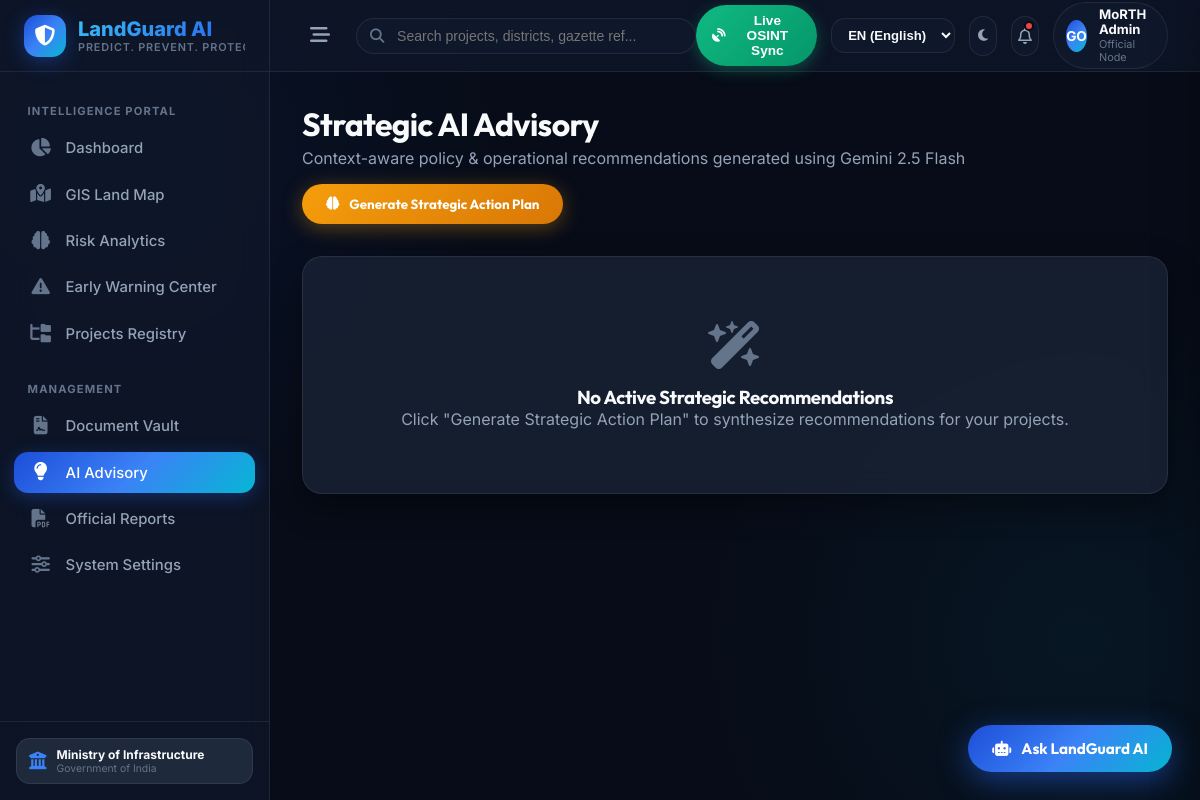
The page /recommendations/ on the database as committed earlier.
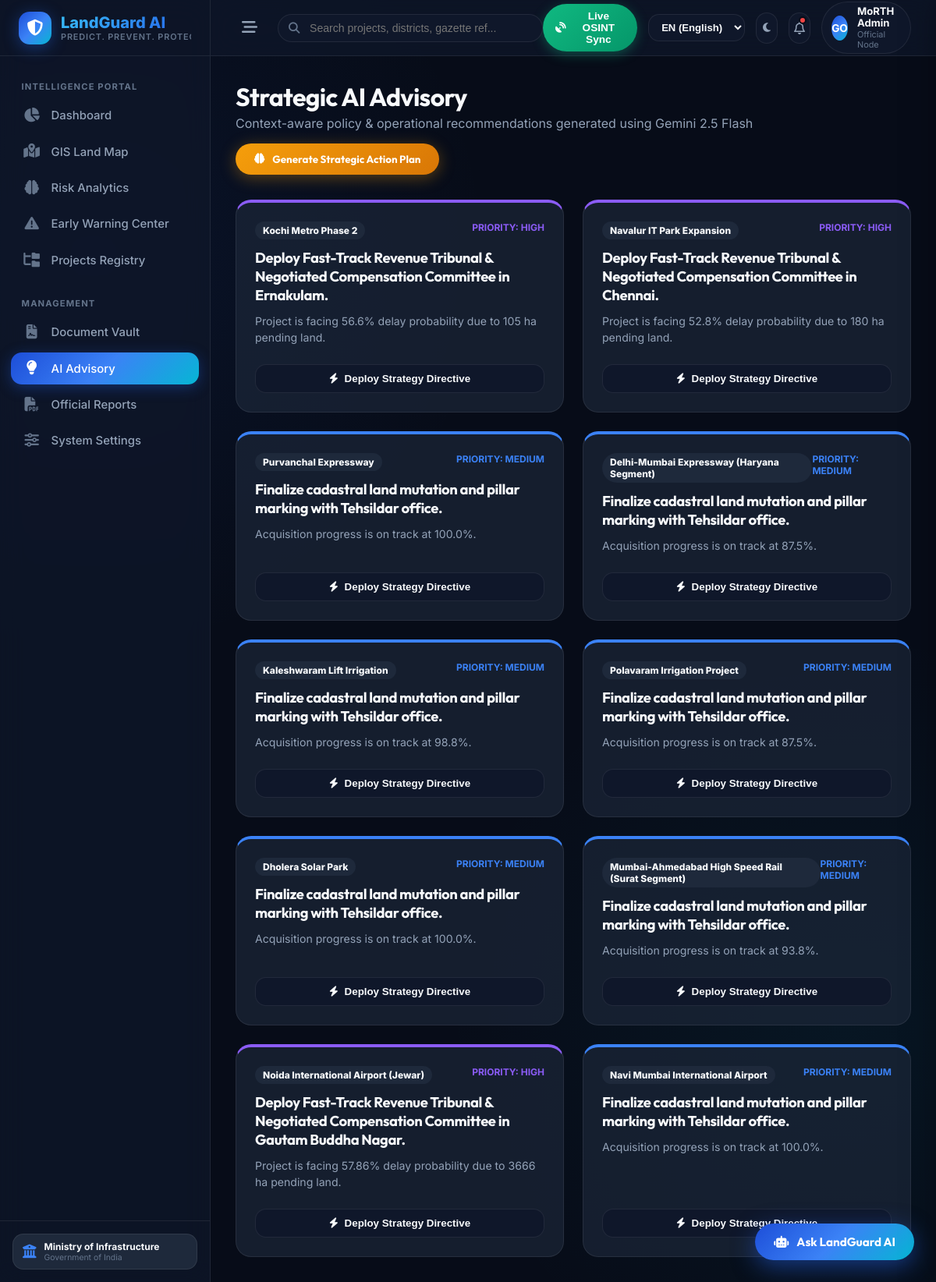
The same page on the database as committed later.
### recommendations/models.py (models this page shows, shortened)
class Recommendation(models.Model):
    PRIORITY_CHOICES = (
        ('LOW', 'Low'),
        ('MEDIUM', 'Medium'),
        ('HIGH', 'High'),
    )
    project = models.ForeignKey(Project, on_delete=models.CASCADE, related_name='recommendations')
    recommendation = models.TextField()
    priority = models.CharField(max_length=20, choices=PRIORITY_CHOICES, default='MEDIUM')
    reason = models.TextField()
    created_at = models.DateTimeField(auto_now_add=True)

### dashboard/models.py (models this page shows, shortened)
class Project(models.Model):
    PROJECT_STATUS_CHOICES = (
        ('Planning', 'Planning'),
        ('Active', 'Active'),
        ('Delayed', 'Delayed'),
        ('Completed', 'Completed'),
    )
    project_id = models.CharField(max_length=100, unique=True)
    project_name = models.CharField(max_length=255)
    project_type = models.CharField(max_length=100)
    state = models.CharField(max_length=100)
    district = models.CharField(max_length=100)
    latitude = models.DecimalField(max_digits=9, decimal_places=6, null=True, blank=True)
    longitude = models.DecimalField(max_digits=9, decimal_places=6, null=True, blank=True)
    total_land_area = models.DecimalField(max_digits=12, decimal_places=2, help_text="In Hectares")
    acquired_land_area = models.DecimalField(max_digits=12, decimal_places=2, default=0.0)
    pending_land_area = models.DecimalField(max_digits=12, decimal_places=2, default=0.0)
    compensation_status = models.CharField(max_length=50, default='Pending')
    legal_dispute_status = models.CharField(max_length=50, default='No Disputes')
    approval_status = models.CharField(max_length=50, default='Pending')
    possession_status = models.CharField(max_length=50, default='Pending')
    rehabilitation_status = models.CharField(max_length=50, default='Not Required')
    project_status = models.CharField(max_length=50, choices=PROJECT_STATUS_CHOICES, default='Planning')
    expected_completion_date = models.DateField(null=True, blank=True)
    created_at = models.DateTimeField(auto_now_add=True)
    updated_at = models.DateTimeField(auto_now=True)

### dashboard/views.py (the view)
# urls.py: path('recommendations/', views.recommendations_view, name='recommendations'),
def recommendations_view(request):
    recommendations = Recommendation.objects.select_related('project', 'project__prediction').all().order_by('-created_at')
    return render(request, 'dashboard/recommendations.html', {'recommendations': recommendations})

### templates/dashboard/recommendations.html (shortened to what this page needs)
{% extends 'base.html' %}
{% block content %}
<div class="rec-header">
    <div>
        <h1 style="font-size: 2rem; color: var(--text-primary); margin-bottom: 4px;">Strategic AI Advisory</h1>
        <p style="color: var(--text-secondary); margin: 0;">Context-aware policy & operational recommendations generated using Gemini 2.5 Flash</p>
    </div>
    <button class="btn-generate-ai" id="btnGenAi" onclick="generateAIStrategy()">
        <i class="fa-solid fa-brain"></i> Generate Strategic Action Plan
    </button>
</div>
<div class="rec-grid" id="recGrid">
    {% for rec in recommendations %}
    <div class="rec-card {% if rec.priority == 'HIGH' %}theme-purple{% elif rec.priority == 'MEDIUM' %}theme-blue{% else %}theme-green{% endif %}">
        <div>
            <div style="display: flex; justify-content: space-between; align-items: flex-start; margin-bottom: 12px;">
                <span style="font-size: 0.75rem; font-weight: 800; padding: 4px 10px; border-radius: var(--radius-full); background: var(--bg-surface-2); color: var(--text-primary);">
                    {{ rec.project.project_name }}
                </span>
                <span style="font-size: 0.75rem; font-weight: 700; color: {% if rec.priority == 'HIGH' %}#8b5cf6{% else %}#3b82f6{% endif %};">
                    PRIORITY: {{ rec.priority }}
                </span>
            </div>
            <h3 style="font-size: 1.15rem; color: var(--text-primary); margin-bottom: 10px; line-height: 1.3;">{{ rec.recommendation }}</h3>
            <p style="color: var(--text-secondary); font-size: 0.88rem; line-height: 1.5; margin-bottom: 1.5rem;">{{ rec.reason }}</p>
        </div>
        <button style="width: 100%; background: var(--bg-surface-1); border: 1px solid var(--glass-border); color: var(--text-primary); padding: 10px; border-radius: var(--radius-md); font-weight: 600; cursor: pointer; display: flex; align-items: center; justify-content: center; gap: 8px;">
            <i class="fa-solid fa-bolt"></i> Deploy Strategy Directive
        </button>
    </div>
    {% empty %}
    <div class="lg-card" style="grid-column: 1 / -1; text-align: center; padding: 4rem;">
        <i class="fa-solid fa-wand-magic-sparkles" style="font-size: 3rem; color: var(--text-muted); margin-bottom: 1rem;"></i>
        <h3 style="color: var(--text-primary);">No Active Strategic Recommendations</h3>
        <p style="color: var(--text-secondary);">Click "Generate Strategic Action Plan" to synthesize recommendations for your projects.</p>
    </div>
    {% endfor %}
</div>
{% endblock %}

### templates/base.html (shortened to what this page needs)
<!DOCTYPE html>
<html lang="en" data-theme="dark">
<head>
    <link rel="stylesheet" href="https://cdnjs.cloudflare.com/ajax/libs/font-awesome/6.5.1/css/all.min.css">
</head>
<body>
    <div class="app-layout">
        <aside class="app-sidebar" id="sidebar">
            <div class="sidebar-brand">
                <div class="brand-logo-icon">
                    <i class="fa-solid fa-shield-halved"></i>
                </div>
                <div class="brand-text-wrapper">
                    <span class="brand-title">LandGuard AI</span>
                    <span class="brand-tagline" data-i18n="tagline">Predict. Prevent. Protect.</span>
                </div>
            </div>
            <ul class="sidebar-menu">
                <li class="menu-label" data-i18n="intelligencePortal">Intelligence Portal</li>
                <li>
                    <a href="{% url 'dashboard:index' %}" class="nav-link {% if request.resolver_match.url_name == 'index' %}active{% endif %}">
                        <i class="fa-solid fa-chart-pie"></i>
                        <span data-i18n="dashboard">Dashboard</span>
                    </a>
                </li>
                <li>
                    <a href="{% url 'dashboard:map' %}" class="nav-link {% if request.resolver_match.url_name == 'map' %}active{% endif %}">
                        <i class="fa-solid fa-map-location-dot"></i>
                        <span data-i18n="gisMap">GIS Land Map</span>
                    </a>
                </li>
                <li>
                    <a href="{% url 'dashboard:prediction' %}" class="nav-link {% if request.resolver_match.url_name == 'prediction' %}active{% endif %}">
                        <i class="fa-solid fa-brain"></i>
                        <span data-i18n="riskAnalytics">Risk Analytics</span>
                    </a>
                </li>
                <li>
                    <a href="{% url 'dashboard:alerts' %}" class="nav-link {% if request.resolver_match.url_name == 'alerts' %}active{% endif %}">
                        <i class="fa-solid fa-triangle-exclamation"></i>
                        <span data-i18n="earlyWarning">Early Warning Center</span>
                    </a>
                </li>
                <li>
                    <a href="{% url 'dashboard:projects' %}" class="nav-link {% if request.resolver_match.url_name == 'projects' %}active{% endif %}">
                        <i class="fa-solid fa-folder-tree"></i>
                        <span data-i18n="projectsRegistry">Projects Registry</span>
                    </a>
                </li>
                <li class="menu-label" style="margin-top: 10px;" data-i18n="management">Management</li>
                <li>
                    <a href="{% url 'dashboard:documents' %}" class="nav-link {% if request.resolver_match.url_name == 'documents' %}active{% endif %}">
                        <i class="fa-solid fa-file-contract"></i>
                        <span data-i18n="documentVault">Document Vault</span>
                    </a>
                </li>
                <li>
                    <a href="{% url 'dashboard:recommendations' %}" class="nav-link {% if request.resolver_match.url_name == 'recommendations' %}active{% endif %}">
                        <i class="fa-solid fa-lightbulb"></i>
                        <span data-i18n="aiAdvisory">AI Advisory</span>
                    </a>
                </li>
                <li>
                    <a href="{% url 'dashboard:reports' %}" class="nav-link {% if request.resolver_match.url_name == 'reports' %}active{% endif %}">
                        <i class="fa-solid fa-file-pdf"></i>
                        <span data-i18n="officialReports">Official Reports</span>
                    </a>
                </li>
                <li>
                    <a href="{% url 'dashboard:settings' %}" class="nav-link {% if request.resolver_match.url_name == 'settings' %}active{% endif %}">
                        <i class="fa-solid fa-sliders"></i>
                        <span data-i18n="systemSettings">System Settings</span>
                    </a>
                </li>
            </ul>
            <div class="sidebar-footer">
                <div class="govt-seal-badge">
                    <i class="fa-solid fa-building-columns" style="color: var(--brand-accent); font-size: 1.1rem;"></i>
                    <div style="display: flex; flex-direction: column;">
                        <span style="font-weight: 700; color: var(--text-primary);" data-i18n="ministry">Ministry of Infrastructure</span>
                        <span style="font-size: 0.65rem; color: var(--text-muted);" data-i18n="govIndia">Government of India</span>
                    </div>
                </div>
            </div>
        </aside>
        <main class="app-main">
            <header class="app-topbar">
                <div class="topbar-left">
                    <button class="btn-toggle-sidebar" onclick="toggleSidebar()">
                        <i class="fa-solid fa-bars-staggered"></i>
                    </button>
                    <div class="search-container">
                        <i class="fa-solid fa-magnifying-glass search-icon"></i>
                        <input type="text" class="search-input" id="globalSearchInput" placeholder="Search projects, districts, gazette ref..." oninput="handleSearch(this.value)">
                    </div>
                </div>
                <div class="topbar-right">
                    <button class="btn-live-sync" onclick="startGlobalSync()">
                        <i class="fa-solid fa-satellite-dish"></i>
                        <span>Live OSINT Sync</span>
                    </button>
                    <select class="lang-select" id="langSelector" onchange="changeLanguage(this.value)">
                        <option value="EN">EN (English)</option>
                    </select>
                    <button class="action-btn" onclick="toggleTheme()" title="Toggle Dark/Light Mode">
                        <i class="fa-solid fa-moon" id="themeIcon"></i>
                    </button>
                    <a href="{% url 'dashboard:alerts' %}" class="action-btn" title="Alerts">
                        <i class="fa-regular fa-bell"></i>
                        <span class="pulse-badge"></span>
                    </a>
                    <div class="user-profile-badge">
                        <div class="user-avatar">GO</div>
                        <div class="user-info">
                            <span class="user-name">MoRTH Admin</span>
                            <span class="user-role">Official Node</span>
                        </div>
                    </div>
                </div>
            </header>
            <div class="content-container">
                {% block content %}{% endblock %}
            </div>
        </main>
    </div>
    <button class="copilot-trigger-btn" onclick="toggleCopilot()">
        <i class="fa-solid fa-robot"></i> Ask LandGuard AI
    </button>
</body>
</html>

### templates/dashboard/recommendations.html (style rules this page uses)
.rec-header { display: flex; justify-content: space-between; align-items: flex-end; margin-bottom: 2rem; flex-wrap: wrap; gap: 16px; }
.btn-generate-ai { background: linear-gradient(135deg, #f59e0b 0%, #d97706 100%); color: white !important; border: none; padding: 12px 24px; border-radius: var(--radius-full); font-family: var(--font-display); font-weight: 700; cursor: pointer; display: flex; align-items: center; gap: 10px; box-shadow: 0 4px 20px rgba(245, 158, 11, 0.35); transition: var(--transition-smooth); }
.rec-grid { display: grid; grid-template-columns: repeat(auto-fit, minmax(340px, 1fr)); gap: 24px; }
.rec-card { background: var(--glass-card); border: 1px solid var(--glass-border); border-radius: var(--radius-lg); padding: 1.5rem; display: flex; flex-direction: column; justify-content: space-between; transition: var(--transition-smooth); }
.rec-card.theme-purple { border-top: 4px solid #8b5cf6; }
.rec-card.theme-blue { border-top: 4px solid #3b82f6; }

Rows that differ between the two databases and show on the page:
added Recommendation: project.project_name "Kochi Metro Phase 2", priority "HIGH", recommendation "Deploy Fast-Track Revenue Tribunal & Negotiated Compensation Committee in Ernakulam.", reason "Project is facing 56.6% delay probability due to 105 ha pending land."
added Recommendation: project.project_name "Navalur IT Park Expansion", priority "HIGH", recommendation "Deploy Fast-Track Revenue Tribunal & Negotiated Compensation Committee in Chennai.", reason "Project is facing 52.8% delay probability due to 180 ha pending land."
added Recommendation: project.project_name "Purvanchal Expressway", priority "MEDIUM", recommendation "Finalize cadastral land mutation and pillar marking with Tehsildar office.", reason "Acquisition progress is on track at 100.0%."
added Recommendation: project.project_name "Delhi-Mumbai Expressway (Haryana Segment)", priority "MEDIUM", recommendation "Finalize cadastral land mutation and pillar marking with Tehsildar office.", reason "Acquisition progress is on track at 87.5%."
added Recommendation: project.project_name "Kaleshwaram Lift Irrigation", priority "MEDIUM", recommendation "Finalize cadastral land mutation and pillar marking with Tehsildar office.", reason "Acquisition progress is on track at 98.8%."
added Recommendation: project.project_name "Polavaram Irrigation Project", priority "MEDIUM", recommendation "Finalize cadastral land mutation and pillar marking with Tehsildar office.", reason "Acquisition progress is on track at 87.5%."
added Recommendation: project.project_name "Dholera Solar Park", priority "MEDIUM", recommendation "Finalize cadastral land mutation and pillar marking with Tehsildar office.", reason "Acquisition progress is on track at 100.0%."
added Recommendation: project.project_name "Mumbai-Ahmedabad High Speed Rail (Surat Segment)", priority "MEDIUM", recommendation "Finalize cadastral land mutation and pillar marking with Tehsildar office.", reason "Acquisition progress is on track at 93.8%."
added Recommendation: project.project_name "Noida International Airport (Jewar)", priority "HIGH", recommendation "Deploy Fast-Track Revenue Tribunal & Negotiated Compensation Committee in Gautam Buddha Nagar.", reason "Project is facing 57.86% delay probability due to 3666 ha pending land."
added Recommendation: project.project_name "Navi Mumbai International Airport", priority "MEDIUM", recommendation "Finalize cadastral land mutation and pillar marking with Tehsildar office.", reason "Acquisition progress is on track at 100.0%."
Other text that changed with them:
text no longer shown: "No Active Strategic Recommendations Click \"Generate Strategic Action Plan\" to synthesize recommendations for your projects."
